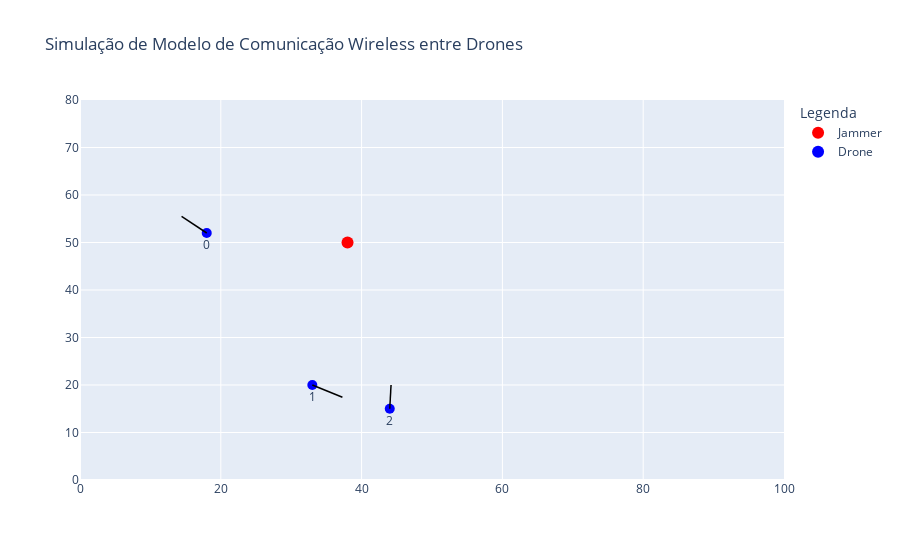

Notebook code cell kept with this figure:
### Code cell
# Função para calcular a distância entre duas posições
def distancia(pos1, pos2):
    return np.sqrt((pos1[0] - pos2[0])**2 + (pos1[1] - pos2[1])**2)

# Função para encontrar vizinhos dentro do alcance de comunicação
def encontra_vizinhos(posicoes, alcance_comunicacao_nos):
    num_drones = posicoes.shape[0]
    vizinhos = {}
    for i in range(num_drones):
        vizinhos[i] = []
        for j in range(num_drones):
            if i != j and distancia(posicoes[i], posicoes[j]) <= alcance_comunicacao_nos:
                vizinhos[i].append(j)
    return vizinhos

# Função para verificar quais drones são afetados pelo jammer
def verifica_jammer(posicoes, posicao_jammer, alcance_comunicacao_jammer):
    afetados_pelo_jammer = []
    for i in range(posicoes.shape[0]):
        if distancia(posicoes[i], posicao_jammer) <= alcance_comunicacao_jammer:
            afetados_pelo_jammer.append(i)
    return afetados_pelo_jammer

# Gera direções aleatórias para as antenas
direcoes_antena = np.random.uniform(0, 360, size=num_drones)
# direcoes_antena = [278, 102, 235, 312, 182, 242]
afetados_pelo_jammer=verifica_jammer(posicoes, posicao_jammer, alcance_comunicacao_jammer)
# Comprimento das setas para indicar a direção das antenas
comprimento_seta = 5

# Criar a figura
fig = go.Figure()

# Adiciona os drones
for i in range(num_drones):
    cor = 'blue' if i in afetados_pelo_jammer else 'blue' # type: ignore
    fig.add_trace(go.Scatter(
        x=[posicoes[i, 0]],
        y=[posicoes[i, 1]],
        mode='markers+text',
        marker=dict(size=10, color=cor),
        text=str(i),
        textposition="bottom center",
        showlegend=False
    ))

    # Calcular as coordenadas da seta para a direção da antena
    direcao_radianos = np.radians(direcoes_antena[i])
    dx = comprimento_seta * np.cos(direcao_radianos)
    dy = comprimento_seta * np.sin(direcao_radianos)
    seta_x = posicoes[i, 0] + dx
    seta_y = posicoes[i, 1] + dy
    
    # Adiciona uma linha para indicar a direção da antena
    fig.add_trace(go.Scatter(
        x=[posicoes[i, 0], seta_x],
        y=[posicoes[i, 1], seta_y],
        mode='lines',
        line=dict(color='black', width=1.5),
        showlegend=False
    ))

# Adiciona o jammer
fig.add_trace(go.Scatter(
    x=[posicao_jammer[0]],
    y=[posicao_jammer[1]],
    mode='markers',
    marker=dict(size=12, color='red'),
    name='Jammer'
))

# Adiciona rastros para a legenda
fig.add_trace(go.Scatter(x=[None], y=[None], mode='markers', marker=dict(size=10, color='blue'), name="Drone"))
# fig.add_trace(go.Scatter(x=[None], y=[None], mode='markers', marker=dict(size=10, color='orange'), name="Nó afetado"))

# Configurações do gráfico
fig.update_layout(
    title="Simulação de Modelo de Comunicação Wireless entre Drones",
    xaxis=dict(range=[0, limite_x], autorange=False),
    yaxis=dict(range=[0, limite_y], autorange=False),
    legend_title_text='Legenda',
    legend=dict(traceorder='normal', itemsizing='constant')
)

fig.show()
print(direcoes_antena)

### Figure 1 — Plotly figure (JSON) as saved in the notebook; plotly's stock layout.template omitted (floating-point values rounded to 4 significant figures)
{"data": [{"marker": {"color": "blue", "size": 10}, "mode": "markers+text", "showlegend": false, "text": "0", "textposition": "bottom center", "type": "scatter", "x": [18], "y": [52]}, {"line": {"color": "black", "width": 1.5}, "mode": "lines", "showlegend": false, "type": "scatter", "x": [18, 14.43], "y": [52, 55.5]}, {"marker": {"color": "blue", "size": 10}, "mode": "markers+text", "showlegend": false, "text": "1", "textposition": "bottom center", "type": "scatter", "x": [33], "y": [20]}, {"line": {"color": "black", "width": 1.5}, "mode": "lines", "showlegend": false, "type": "scatter", "x": [33, 37.28], "y": [20, 17.41]}, {"marker": {"color": "blue", "size": 10}, "mode": "markers+text", "showlegend": false, "text": "2", "textposition": "bottom center", "type": "scatter", "x": [44], "y": [15]}, {"line": {"color": "black", "width": 1.5}, "mode": "lines", "showlegend": false, "type": "scatter", "x": [44, 44.18], "y": [15, 20.0]}, {"marker": {"color": "red", "size": 12}, "mode": "markers", "name": "Jammer", "type": "scatter", "x": [38], "y": [50]}, {"marker": {"color": "blue", "size": 10}, "mode": "markers", "name": "Drone", "type": "scatter", "x": [null], "y": [null]}], "layout": {"legend": {"itemsizing": "constant", "title": {"text": "Legenda"}, "traceorder": "normal"}, "title": {"text": "Simulação de Modelo de Comunicação Wireless entre Drones"}, "xaxis": {"autorange": false, "range": [0, 100]}, "yaxis": {"autorange": false, "range": [0, 80]}}}
